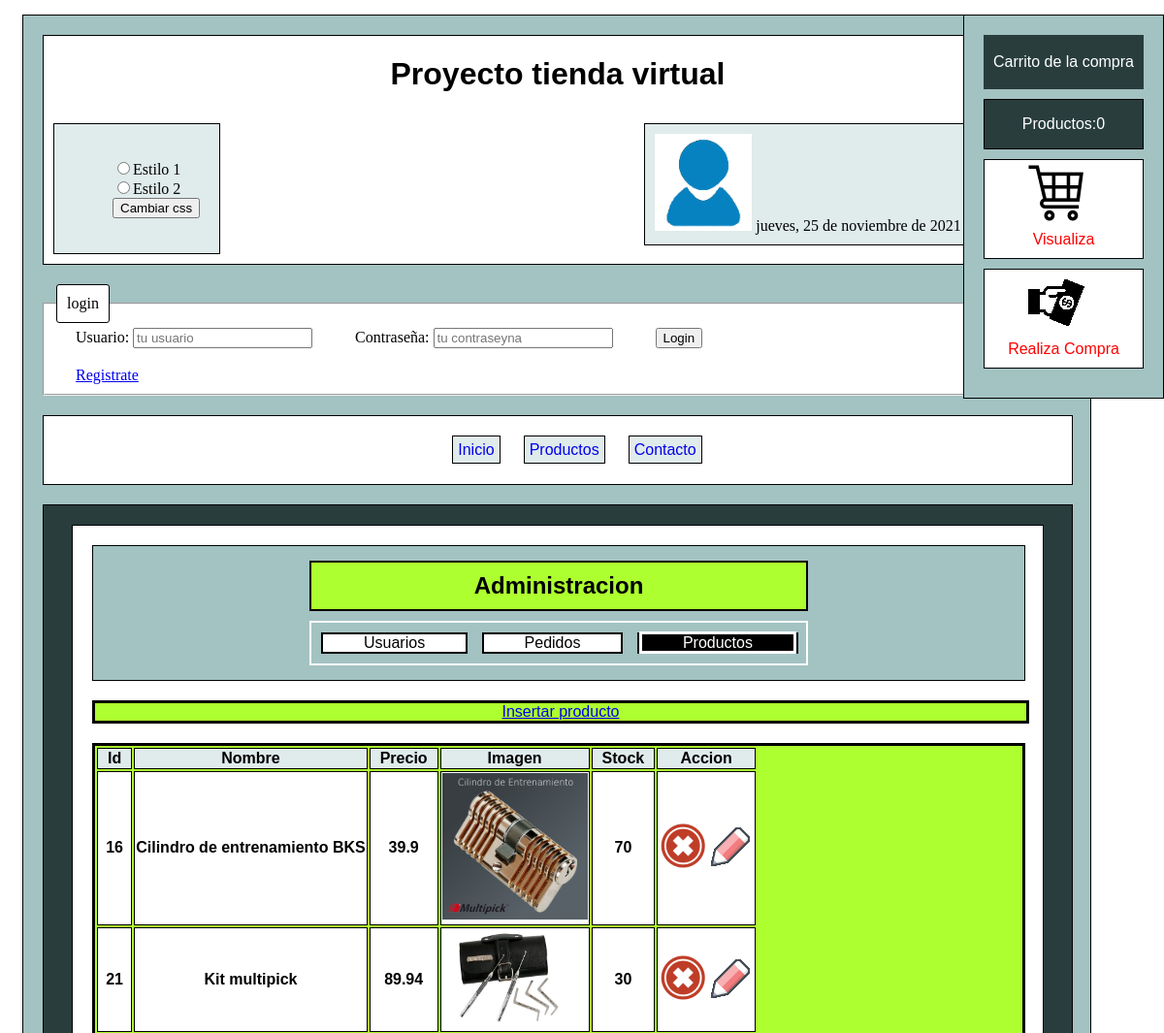
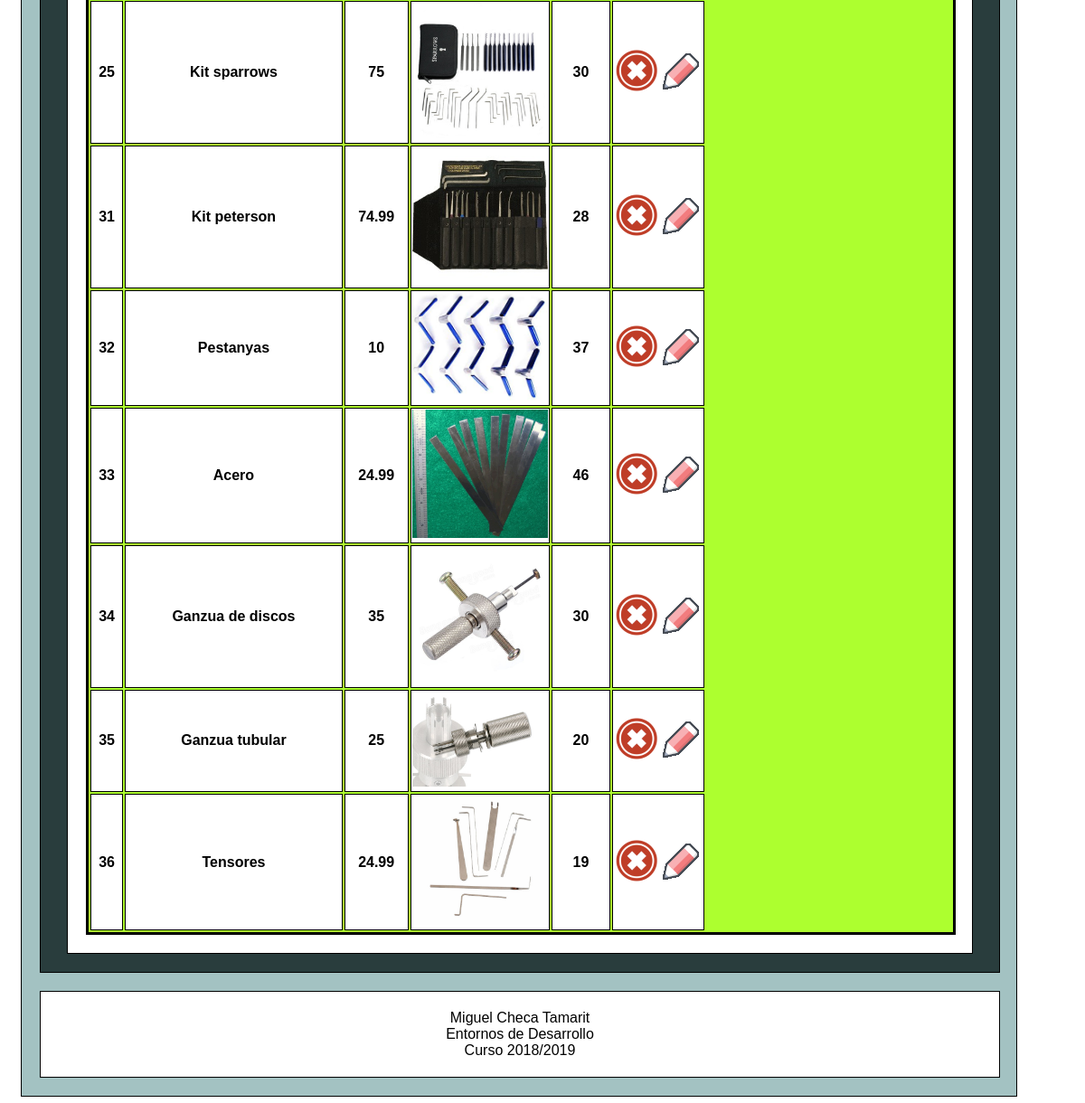
The app's page /proyectoEntornos/index.php?contenidoAdministracion=productos&estilo=1 (signed in) with its own data (2 pictures, top to bottom).
### tables this page shows
CREATE TABLE `PRODUCTOS` (
  `id` int(100) NOT NULL,
  `nombre_producto` varchar(30) NOT NULL,
  `descripcion_producto` text,
  `precio` float NOT NULL,
  `imagen` varchar(300) DEFAULT NULL,
  `valoracion` int(11) DEFAULT '0',
  `fecha_registro` timestamp NOT NULL DEFAULT CURRENT_TIMESTAMP ON UPDATE CURRENT_TIMESTAMP,
  `stock` int(11) NOT NULL DEFAULT '30'
);

### proyectoEntornos/include/administracionProductos.php (the view, shortened to what this page needs)
<?php
include("conexion.php");
isset($_SESSION['estilocss']) ? $opcion = $_SESSION['estilocss'] : $opcion = '1';
$sql = "SELECT * FROM PRODUCTOS";
$resultado = $conexion->query($sql);
?>
<div id="administracionproductos"><a href="index.php?contenidoAdministracion=insertar&estilo=<?php echo $opcion;?>">Insertar producto</a></div>
<div id="prodsadmin">
    <table id="tabla">
        <tr class="categorias">
            <th>Id</th>
            <th>Nombre</th>
            <th>Precio</th>
            <th>Imagen</th>
            <th>Stock</th>
            <th>Accion</th>
        </tr>
        <?php
        if (mysqli_num_rows($resultado) > 0) {
            while ($row = mysqli_fetch_assoc($resultado)) {
                echo '<tr class="resultados">';
                echo "<th>" . $row["id"] . "</th> ";
                echo "<th>" . $row["nombre_producto"] . "</th> ";
                echo "<th>" . $row["precio"] . "</th> ";
                if(is_null($row["imagen"])){
                    echo '<th>Sin imagen</th> ';
                }else{
                echo '<th><img src="imagenes/productos/' . $row["imagen"] . '"heigh="150" width="150"/></th> ';
                }
                echo "<th>" . $row["stock"] . "</th> ";
                echo '<th><a href="include/eliminarProductoCatalogo.php?id='. $row["id"].'&contenidoAdministracion=administracionProductos.php&estilo='.$opcion.'"><img src="imagenes/eliminar2.png" title="Eliminar producto"/></a>'
                        .'<a href="index.php?contenidoAdministracion=modificar&estilo='.$opcion.'&id='. $row["id"].'"><img src="imagenes/edit2.png" title="Actualizar producto"/></a></th> ';
                echo "</tr>";
            }
        }
        ?>
    </table>
</div>

### proyectoEntornos/index.php (shortened to what this page needs)
<?php
$stl = "";
if (isset($_GET['estilo'])) {
    $opcion = "./estilos/estilo" . $_SESSION['estilocss'] . ".css";
    $stl = $_GET['estilo'];
} else {
    $opcion = "./estilos/estilo1.css";
    $stl = 1;
}
if (isset($_SESSION['contador'])) {
    $contador = $_SESSION['contador'];
} else {
    $contador = 0;
}
isset($_SESSION['usuario']) ? $visibilidad = $_SESSION['usuario'] : $visibilidad = false;
?>
<!DOCTYPE html>
<html>
    <head>
        <link  rel="stylesheet" href="<?php echo $opcion; ?>" />
    </head>
    <body>
        <div id="carrito">
            <div class="titutlo"><p>Carrito de la compra</p></div>
            <div class="cantidad"><p>Productos:<?php echo $contador; ?></p></div>
            <div class="elementocarrito">
                <img src="./imagenes/carro.png" height="58" width="58">
                <a href="index.php?contenido=vercarrito&estilo=<?php echo $stl; ?>">Visualiza</a>
            </div>
            <div class="elementocarrito">
                <img src="./imagenes/comprar.png" height="58" width="58">
                <a href="index.php?contenido=comprarcarrito&estilo=<?php echo $stl; ?>">Realiza Compra</a>
            </div>
        </div>
        <div id="wrapper">
            <header id="cabecera">
                <?php
                include "./include/header.php";
                ?>
            </header>
            <div >
                <?php
                    if (strcmp($visibilidad, false) == 0) {
                        include "./include/loginform.php";
                    }
                ?>
            </div>
            <?php
                if (strcmp($visibilidad, false) == 0 || strcmp($visibilidad, "admin") != 0) {
                    echo '<nav id="visible">';
                    include "./include/nav.php";
                    echo "</nav>";
                }
            ?>
            <section id="contenido">
                <div id="contenedorphp">
                <?php
                if (!isset($_SESSION['pagina'])) {
                    include './include/inicio.php';
                } else {
                    switch ($_SESSION['pagina']) {
                        case 'sesionadmin':
                            include './include/administracion.php';
                            break;
                    }
                }
                ?>
                </div>
            </section>
            <footer id="pie">
                    <?php
                    include "./include/footer.php";
                    ?>
            </footer>
        </div>
    </body>
</html>

### proyectoEntornos/include/header.php (shortened to what this page needs)
<?php
isset($_SESSION['pagina'])? $pagina = $_SESSION['pagina'] : $pagina = "inicio";
?>
<div>
    <h1>Proyecto tienda virtual</h1>
</div>
<div id="cambiaestilo">
    <form method="get" action="./index.php?contenido=<?php echo $pagina; ?>">
        <ul>
            <li>
                <span><input type="radio" name="estilo" value="1"/>Estilo 1</span>
            </li>
            <li>
                <span><input type="radio" name="estilo" value="2"/>Estilo 2</span>
            </li>
            <li>
                <span><input id="cambia" name="cambio" type="submit" value="Cambiar css" /></span>
            </li>
        </ul>
    </form>
</div>
<div id="fecha">
    <?php
        if(isset($_SESSION['imagen']) && $_SESSION['imagen'] !== ""){
            echo '<a href="./include/mostrarCambiaImagen.php"><img src=./imagenes/usuarios/'.$_SESSION['imagen'].' title="clic en la imagen para cambiarla" width="100" height="100"/></a>';
        }
    ?>
    <?php include "fecha.php"; ?>
    <a href="./include/logout.php">Acabar sesion</a>
</div>

### proyectoEntornos/include/fecha.php
<?php
$dias =array("lunes","martes","miercoles","jueves","viernes","sabado","domingo");
$meses=array("enero","febrero","marzo","abril","mayo","junio","julio","agosto","septiembre","ocutbre","noviembre","diciembre");
$fecha=$dias[date('N')-1].", ".date('j')." de ".$meses[date('m')-1]." de ".date('Y');
echo $fecha;
?>

### proyectoEntornos/include/loginform.php (shortened to what this page needs)
<?php
isset($_GET['estilo']) ? $opcion = $_GET['estilo'] : $opcion = '1';
?>
<form class="formulariologinvisible" action="./include/procesalogin.php" method="post" id="contact_form">
    <fieldset>
        <legend>login</legend>
        <div>
            <label >Usuario:</label>
            <input type="text" name="usuario" placeholder="tu usuario" />
        </div>
        <div>
            <label>Contraseña:</label>
            <input type="password" name="contrasenya" placeholder="tu contraseyna"/>
        </div>
        <div>
            <button class="submit" type="submit">Login</button>
        </div>
        <a href="index.php?contenido=registro&estilo=<?php echo $opcion?>">Registrate</a>
    </fieldset>
</form>

### proyectoEntornos/include/nav.php
<?php
isset($_SESSION['pagina'])?$c=$_SESSION['pagina']:$c='inicio';
isset($_SESSION['estilocss'])?$opcion=$_SESSION['estilocss']:$opcion='1';
?>
<ul>
    <li ><a <?php if(!strcmp($c,'inicio')) echo 'class="activo"'; ?> href="index.php?contenido=inicio&estilo=<?php echo $opcion;?>">Inicio</a></li>
    <li><a  <?php if(!strcmp($c,'productos')) echo 'class="activo"'; ?> href="index.php?contenido=productos&estilo=<?php echo $opcion;?>">Productos</a></li>
    <li ><a <?php if(!strcmp($c,'contacto')) echo 'class="activo"'; ?> href="index.php?contenido=contacto&estilo=<?php echo $opcion;?>">Contacto</a></li>
</ul>

### proyectoEntornos/include/administracion.php (shortened to what this page needs)
<?php
isset($_SESSION['estilocss']) ? $opcion = $_SESSION['estilocss'] : $opcion = '1';
isset($_GET['contenidoAdministracion'])?$apartado=$_GET['contenidoAdministracion']:$apartado='';
?>
<div id="navegacionadministracion">
    <h1>Administracion</h1>
    <ul>
        <li><a <?php if(strcmp($apartado,'usuarios')==0){ echo 'class="activoadministracion"'; }?> href="index.php?contenidoAdministracion=usuarios&estilo=<?php echo $opcion;?>">Usuarios</a></li>
        <li><a <?php if(strcmp($apartado,'pedidos')==0 || strcmp($apartado,'verpedido')==0 ){ echo 'class="activoadministracion"';} ?> href="index.php?contenidoAdministracion=pedidos&estilo=<?php echo $opcion;?>">Pedidos</a></li>
        <li><a <?php if(strcmp($apartado,'productos')==0) {echo 'class="activoadministracion"'; }?> href="index.php?contenidoAdministracion=productos&estilo=<?php echo $opcion;?>">Productos</a></li>
    </ul>
</div>
<?php
if (isset($apartado)) {
    switch ($apartado) {
        case 'productos':
            include "administracionProductos.php";
            break;
    }
}

### proyectoEntornos/include/footer.php
<p>
    Miguel Checa Tamarit<br/>
    Entornos de Desarrollo<br/>
    Curso 2018/2019<br/>
</p>

### proyectoEntornos/estilos/estilo1.css (style rules this page uses)
body { background-color:#ffffff; }
#wrapper { width:1100px; height:auto; margin:15px; background-color:#a3c2c2; border: 1px solid #000000; }
header { width:1060px; margin:20px; background-color:#ffffff; border: 1px solid #000000; }
header h1 { text-align:center; font-family:Arial; }
nav#visible { width:1060px; margin:20px; background-color:#ffffff; border: 1px solid #000000; text-align:center; }
nav ul { list-style-type:none; }
nav li { display:inline-block; margin:10px; }
nav a { font-family:Arial; padding:5px; background:#e0ebeb; border: 1px solid #000000; text-decoration:none; }
#contenido { width:1060px; margin:20px; background-color:#293d3d; border: 1px solid #000000; }
#contenedorphp { font-family:Arial; width:1000px; margin:20px auto; background-color:#ffffff; border: 1px solid #000000; }
#contenedorphp div { font-family:Arial; width:960px; margin:20px; background-color:#ffffff; border: 1px solid #000000; }
form ul { list-style-type:none; }
#pie { width:1060px; height:auto; margin:20px; background-color:#ffffff; border: 1px solid #000000; }
footer p { text-align:center; font-family:Arial; margin:20px; background-color:#ffffff; }
div#cambiaestilo { margin:10px; padding: 20px; float:left; border: 1px solid #000000; background:#e0ebeb; }
div#fecha { margin:10px; padding: 10px; float:right; border: 1px solid #000000; background:#e0ebeb; }
form.formulariologinvisible > fieldset { margin:20px; background-color:#ffffff; }
form.formulariologinvisible > fieldset div { display:inline; margin:20px; }
form.formulariologinvisible > fieldset legend { border: 1px solid black; background-color: #ffffff; border-radius: 3px; padding: 10px; }
div#carrito { right:0; display:block; padding: 20px 20px 20px 20px; position:fixed; border: 1px solid black; background-color: #a3c2c2; }
div#carrito > div.titutlo { padding:3px 10px 3px 10px; background-color: #293d3d; text-align:center; font-family:Arial; color:white; }
div#carrito > div.cantidad { margin-top: 10px; border: 1px solid black; padding:0px 10px 0px 10px; background-color: #293d3d; text-align:center; font-family:Arial; color:white; }
div#carrito > div.elementocarrito { display:block; border: 1px solid black; margin:10px 0px 10px 0px; background-color: white; }
div#carrito > div.elementocarrito a { display:block; margin:10px 0px 10px 0px; background-color: white; font-family:Arial; text-align:center; text-decoration: none; color:red; }
div#carrito > div.elementocarrito img { display:block; margin:10px 0px 10px 0px; background-color: white; margin:5px 45px 0px 45px; }
div#navegacionadministracion { padding: 15px 0px 15px 0px; background-color: #a3c2c2; }
div#navegacionadministracion h1 { display:block; margin: 0 auto; margin-bottom: 10px; width:510px; padding:10px 0px 10px 0px; border: 2px solid black; text-align: center; background-color: greenyellow; }
div#navegacionadministracion ul { display:block; width:510px; margin:0 auto; padding: 10px 0px 10px 0px; border: 2px solid white; list-style-type:none; }
div#navegacionadministracion li { display:inline-block; border: 2px solid black; background-color:white; margin-left:10px; }
div#navegacionadministracion a { text-decoration:none; padding: 0px 42px 0px 42px; color:black; }
.activoadministracion { background-color:black; border: 3px solid white; }
div#navegacionadministracion a.activoadministracion { color:white; }
div#administracionproductos { background-color:greenyellow; border: 3px solid black; }
div#administracionproductos a { display:block; text-align:center; }
#tabla { width:auto; height:auto; display:block; border: 2px solid black; background-color: greenyellow; }
.categorias th { background-color:#e0ebeb; border: 1.5px solid black; padding-left:10px; padding-right:10px; }
.resultados th { background-color: white; border: 1.5px solid black; }

### records on screen
productos: id "16", nombre_producto "Cilindro de entrenamiento BKS", precio "39.9", imagen (picture), stock "70"
productos: id "21", nombre_producto "Kit multipick", precio "89.94", imagen (picture), stock "30"
productos: id "25", nombre_producto "Kit sparrows", precio "75", imagen (picture), stock "30"
productos: id "31", nombre_producto "Kit peterson", precio "74.99", imagen (picture), stock "28"
productos: id "32", nombre_producto "Pestanyas", precio "10", imagen (picture), stock "37"
productos: id "33", nombre_producto "Acero", precio "24.99", imagen (picture), stock "46"
productos: id "34", nombre_producto "Ganzua de discos", precio "35", imagen (picture), stock "30"
productos: id "35", nombre_producto "Ganzua tubular", precio "25", imagen (picture), stock "20"
productos: id "36", nombre_producto "Tensores", precio "24.99", imagen (picture), stock "19"

### other values on screen
$contador "0"
